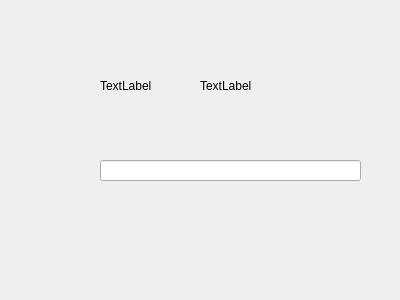
<?xml version="1.0" encoding="UTF-8"?>
<ui version="4.0">
 <class>Widget</class>
 <widget class="QWidget" name="Widget">
  <property name="geometry">
   <rect>
    <x>0</x>
    <y>0</y>
    <width>400</width>
    <height>300</height>
   </rect>
  </property>
  <property name="windowTitle">
   <string>Widget</string>
  </property>
  <widget class="QLabel" name="label">
   <property name="geometry">
    <rect>
     <x>100</x>
     <y>80</y>
     <width>54</width>
     <height>12</height>
    </rect>
   </property>
   <property name="text">
    <string>TextLabel</string>
   </property>
  </widget>
  <widget class="QLabel" name="label_2">
   <property name="geometry">
    <rect>
     <x>200</x>
     <y>80</y>
     <width>54</width>
     <height>12</height>
    </rect>
   </property>
   <property name="text">
    <string>TextLabel</string>
   </property>
  </widget>
  <widget class="QLineEdit" name="lineEdit">
   <property name="geometry">
    <rect>
     <x>100</x>
     <y>160</y>
     <width>261</width>
     <height>21</height>
    </rect>
   </property>
  </widget>
 </widget>
 <layoutdefault spacing="6" margin="11"/>
 <resources/>
 <connections/>
</ui>
